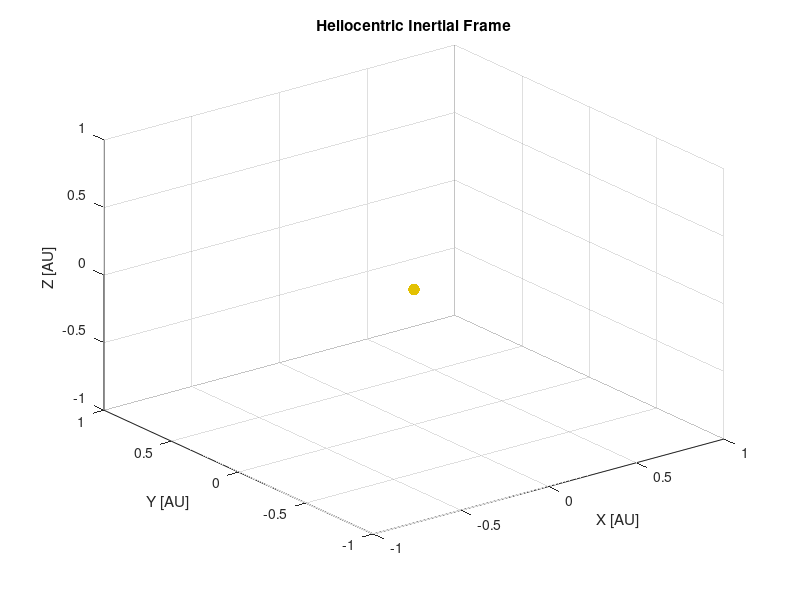

MATLAB code to generate this figure:
function visualize_heliocentric_3d()
% Visualizes a body of specified radius
% Outputs: Plot of body
    scatter3(0,0,0,72,[227,193,2]/255,'filled','o')
    hold on; grid on; %axis equal;
    title('Heliocentric Inertial Frame')
    xlabel('X [AU]');
    ylabel('Y [AU]');
    zlabel('Z [AU]')
    % view(3);
end